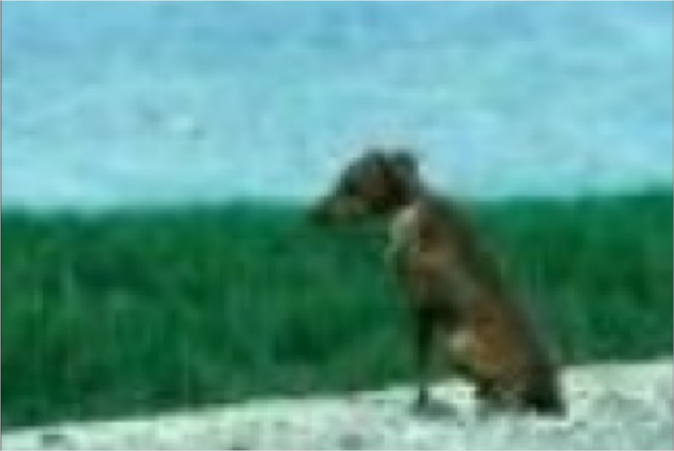
#> input picture 第六次作业/28-2200170262-邢永远/dog.png, 674 x 451 px, found by its file name
$ python kmeans.py
#> lines starting #> are read from the running program, lines starting #| are printed output that depends on the picture
from sklearn.cluster import KMeans
import numpy as np
import matplotlib.pyplot as plt
from PIL import Image

# 加载图像并将其转换为 numpy 数组
img = Image.open('C:/dog.png').convert('RGB')
img_array = np.array(img)

# 将图像数据从(height, width, 3)重塑为 (height*width, 3)
pixels = img_array.reshape(-1, 3)

# 使用KMeans算法进行聚类
kmeans = KMeans(n_clusters=8, random_state=0).fit(pixels)

# 使用 KMeans 模型的标签来重新创建图像
segmented_image = kmeans.cluster_centers_[kmeans.labels_].astype(int)
segmented_image = segmented_image.reshape(img_array.shape)
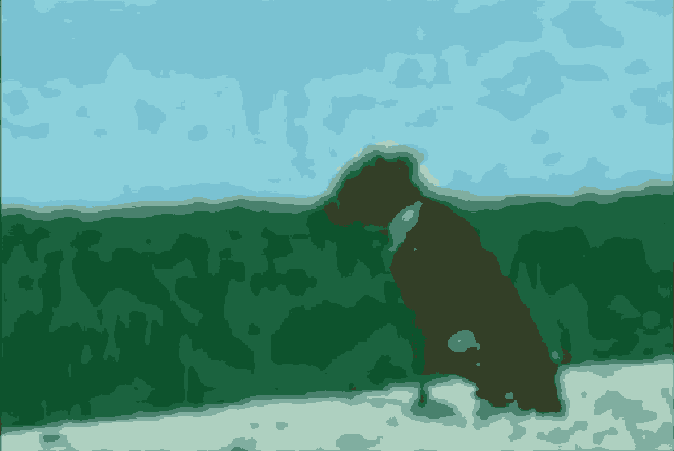
#> segmented_image: shape (451, 674, 3) int64; mean R, G, B 87.8, 149.3, 137.7

# 显示原始图像和分割后的图像
fig, axes = plt.subplots(1, 2, figsize=(10, 5), subplot_kw={'xticks': [], 'yticks': []})
axes[0].imshow(img_array)
axes[0].set_title('Original Image')
axes[1].imshow(segmented_image)
axes[1].set_title('Segmented Image')
plt.show()
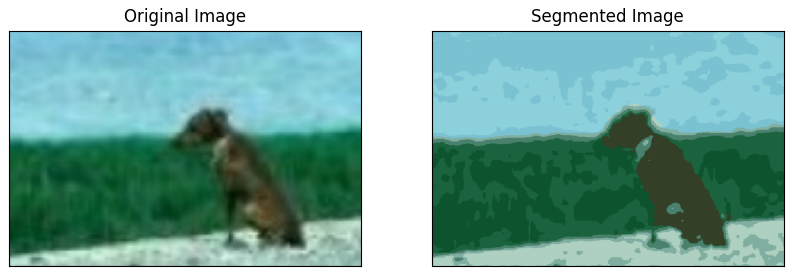
#> figure drawn by matplotlib, 2 panels
